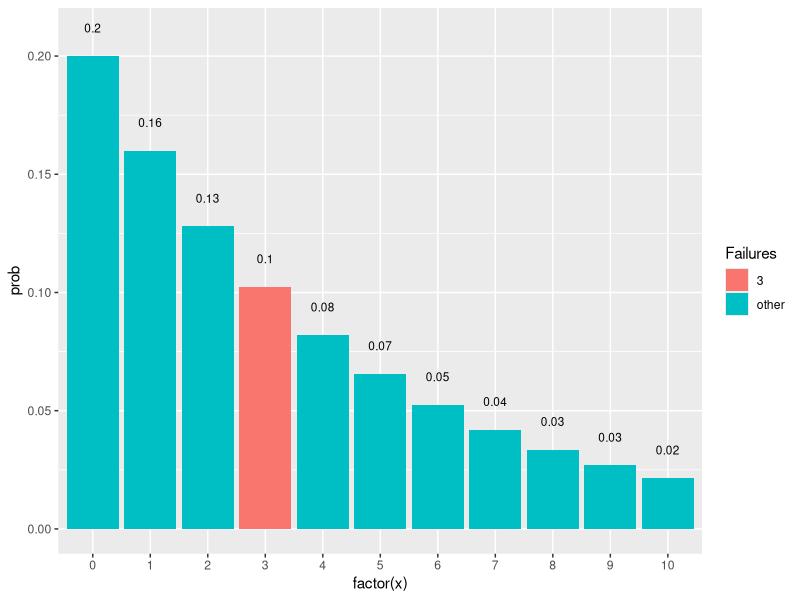
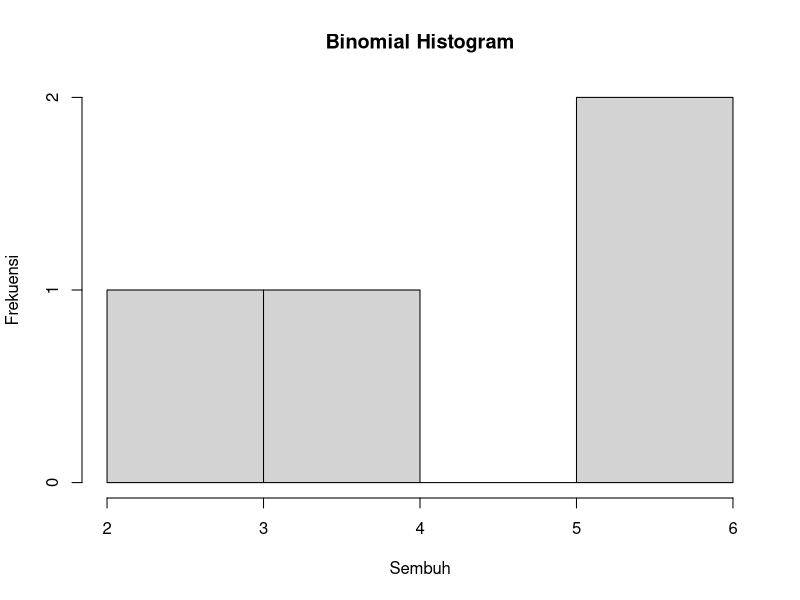
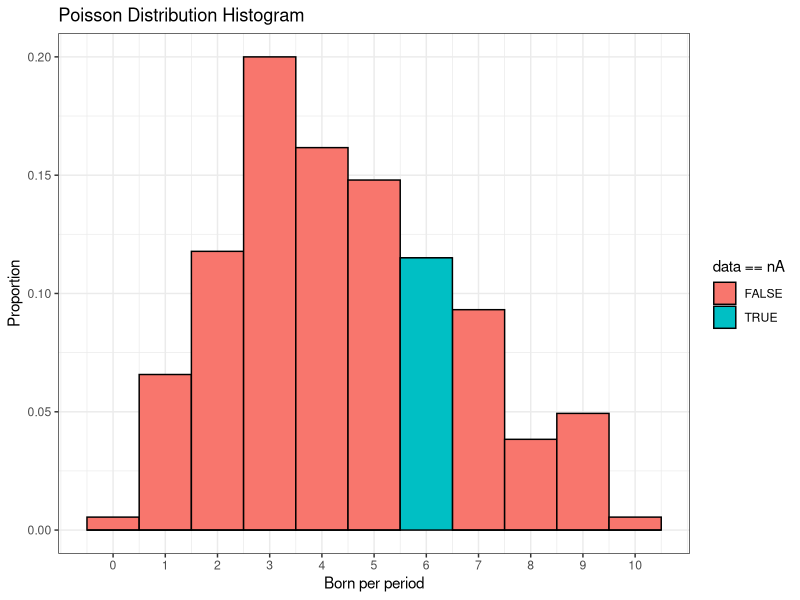
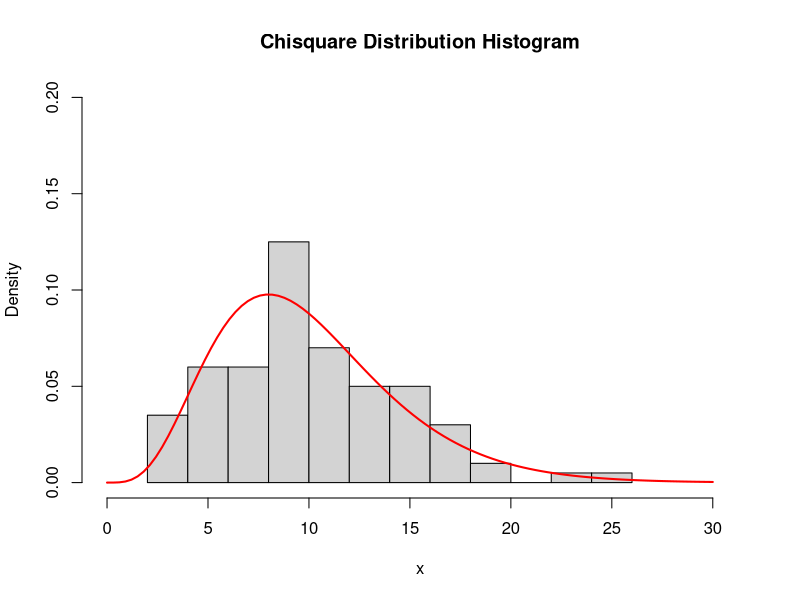
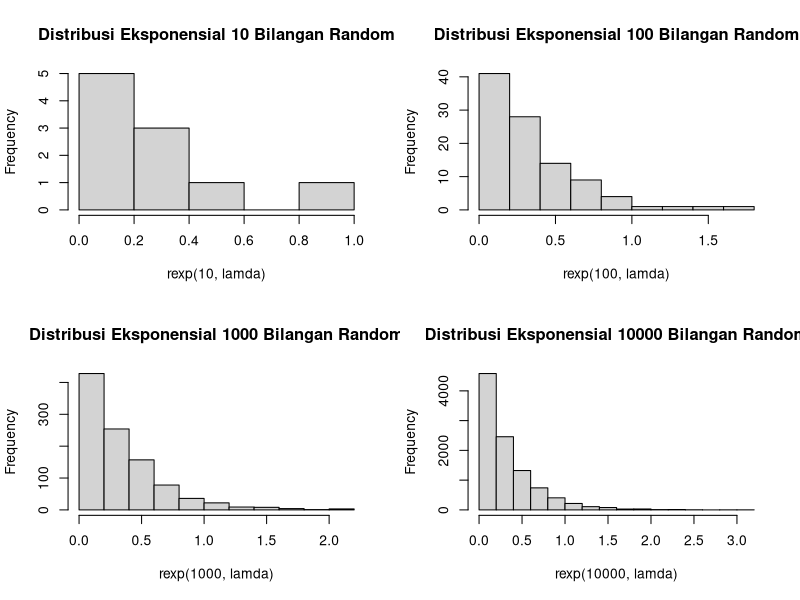
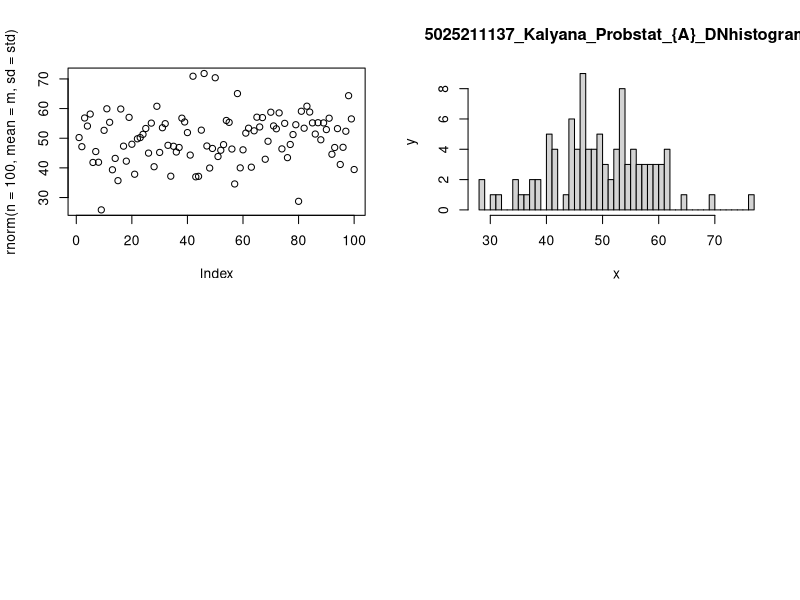

Recreate these plots in R, in order.
library(dplyr)
library(ggplot2)

# ------------ NO 1 ---------------

# 1a
p = 0.20
x = 3
peluang <- dgeom(x, p)
peluang

# 1b
mean = mean(rgeom(n = 10000, prob = p) == 3)

# 1c

# 1d
x = 0:10
data.frame(x, prob = dgeom(x, p)) %>%
  mutate(Failures = ifelse(x == 3, 3, "other")) %>%
  ggplot(aes(x = factor(x), y = prob, fill = Failures)) +
  geom_col() + 
  geom_text(
    aes(label = round(prob, 2), y = prob + 0.01),
    position = position_dodge(0.9),
    size = 3,
    vjust = 0
  )
labs(title = "Peluang X = 3 gagal Sebelum Sukses Pertama",
     y = "Probability")

# 1e
rataan = 1 / p
rataan 

varian = (1 - p) / p^2
varian

# ------------ NO 2 ---------------

p = 0.2
nS = 20

# 2a
nA = 4
peluang = dbinom(nA, nS, p)
peluang

# 2b
x = rbinom(nA, nS, p)
hist(x, main = "Binomial Histogram", xlab = "Sembuh", ylab = "Frekuensi")

# 2c
rataan = nS * p
rataan

varian = nS * p * (1 - p)
varian

# ------------ NO 3 ---------------

# 3a
lamda = 4.5
nA = 6
p = dpois(nA, lamda)
p

# 3b
set.seed(2)

poisson_data  <- data.frame('data' = rpois(365, lamda))

poisson_data  %>% ggplot() +
  geom_histogram(aes(x = data,
                     y = stat(count / sum(count)),
                     fill = data == nA),
                 binwidth = 1,
                 color = 'black',) +
  scale_x_continuous(breaks = 0:10) + 
  labs(x = 'Born per period',
       y = 'Proportion',
       title = 'Poisson Distribution Histogram') +
  theme_bw()

# 3c

# 3d
rataan = varian = lamda
rataan
varian

# ------------ NO 4 ---------------

x = 2
v = 10

# 4a
p = dchisq(x, 10)
p

# 4b
x <- rchisq(100, v)
hist(x, freq = FALSE, xlim = c(0,31), ylim = c(0,0.2), main = "Chisquare Distribution Histogram")

curve(dchisq(x, v), from = 0, to = 30, n = 100, col = "red", lwd = 2, add = TRUE)

# 4c
rataan = v
rataan

varian = v * 2
varian

# ------------ NO 5 ---------------

lamda = 3

# 5a
p = dexp(lamda, rate = 1, log = FALSE)
p

# 5b
par(mfrow = c(2,2))
set.seed(1)
hist(rexp(10, lamda), main = "Distribusi Eksponensial 10 Bilangan Random")
hist(rexp(100,lamda), main = "Distribusi Eksponensial 100 Bilangan Random")
hist(rexp(1000, lamda), main = "Distribusi Eksponensial 1000 Bilangan Random")
hist(rexp(10000, lamda), main = "Distribusi Eksponensial 10000 Bilangan Random")

# 5c
n = 100
simnum <- 100
simdata <- matrix(rexp(simnum * n, lamda), simnum)
sim_rowmean <- apply(simdata, 1, mean)
sim_var <- var(sim_rowmean)

# ------------ NO 6 ---------------

n = 100
m = 50
std = 8

# 6a
set.seed(100)
random <- rnorm(100)
rerata <- mean(random)
x1 <- floor(rerata)
x2 <- ceiling(rerata)

z1 <- (x1 - m) / std
z2 <- (x2 - m) / std

rnorm(n = 100, mean = m, sd = std)
plot(rnorm(n = 100, mean = m, sd = std))

# 6.B
hist(rnorm(n = 100, mean = m, sd = std), xlab="x", ylab="y", breaks = 50,
     main = "5025211137_Kalyana_Probstat_{A}_DNhistogram")

# 6.C
varian <- std ** 2
